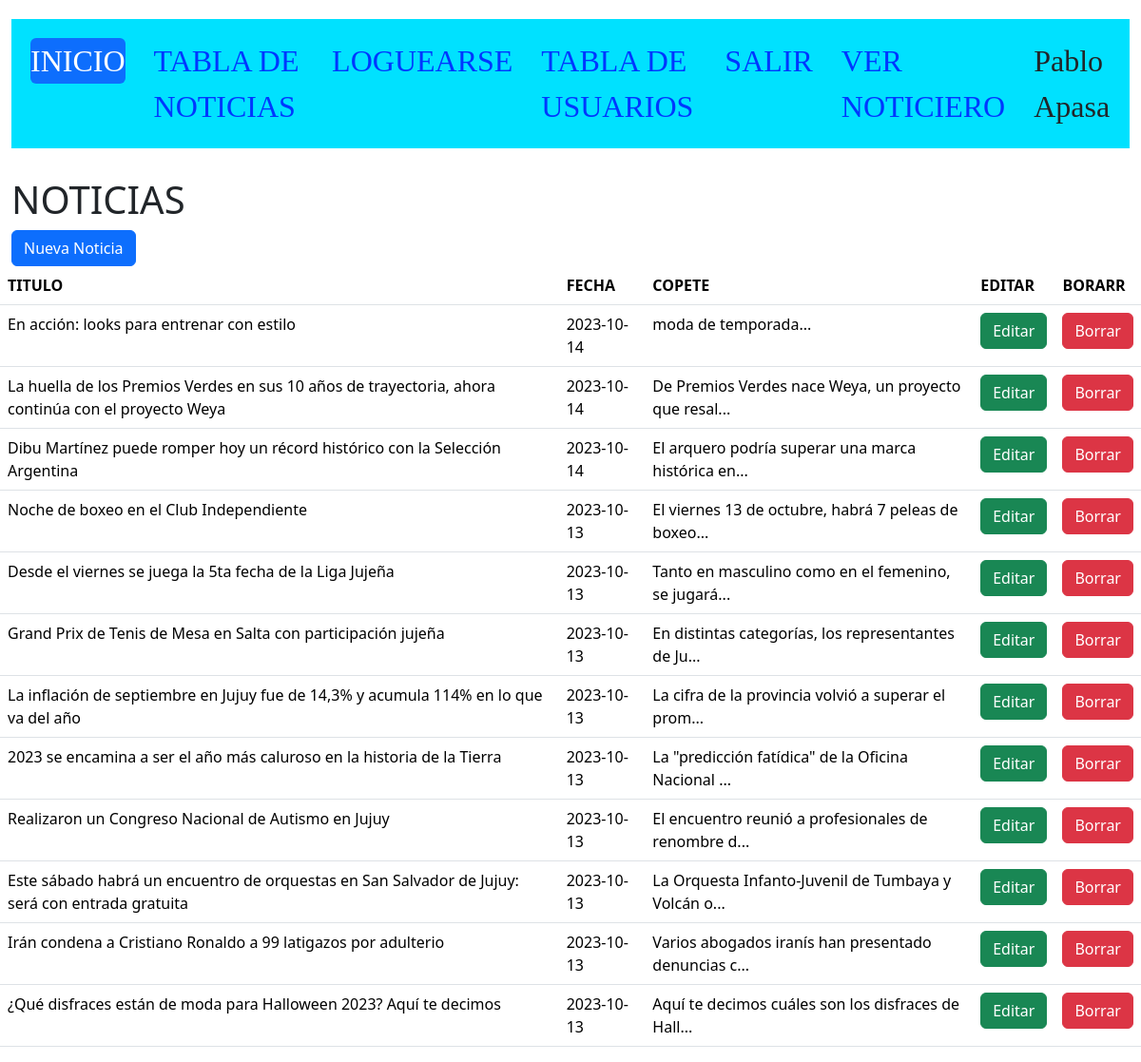
/admin/noticias.php (signed in), run on the app's committed database.
### tables this page shows
CREATE TABLE `noticias` (
  `id_noticia` int(11) NOT NULL,
  `id_usuario` int(11) NOT NULL,
  `titulo` text NOT NULL,
  `copete` text NOT NULL,
  `cuerpo` text NOT NULL,
  `imagen` varchar(255) NOT NULL,
  `fecha` date NOT NULL,
  `categoria` varchar(30) NOT NULL,
  `megusta` int(11) NOT NULL,
  `no_megusta` int(11) NOT NULL
);

### admin/noticias.php (the view, shortened to what this page needs)
<!DOCTYPE html>
<html lang="es">
<head>
    <link href="../lib/bootstrap-5.3.2/css/bootstrap.min.css" rel="stylesheet">
    <link rel="stylesheet" href="./CSS/styles.css">
</head>
<body>
    <div class="container-fluid">
        <?php require("menu.php"); ?>
        <h1>NOTICIAS</h1>
        <a href="noticias_nueva.php" class="btn btn-primary">Nueva Noticia</a>
    </div>
    <table class="table">
        <tr>
            <th>TITULO</th>
            <th>FECHA</th>
            <th>COPETE</th>
            <th>EDITAR</th>
            <th>BORARR</th>
        </tr>
        <?php
        require("conexion.php");
        $conexion = mysqli_connect($server_db, $usuario_db, $password_db)
            or die("No se puede conectar con el servidor");
        mysqli_select_db($conexion, $base_db)
            or die("No se puede seleccionar la base de datos");
        $instruccion = "select * from noticias  order by fecha desc";
        $consulta = mysqli_query($conexion, $instruccion) or die("no puedo consultar");
        $nfilas = mysqli_num_rows($consulta);
        for ($i = 0; $i < $nfilas; $i++) {
            $resultado = mysqli_fetch_array($consulta);
            print('
            <tr>
                <td>' . trim($resultado['titulo']) . '</td>
                <td>' . $resultado['fecha'] . '</td>
                <td>' . substr($resultado['copete'], 0, 50) . '...</td>
                <td><a href="noticias_editar.php?id_noticia=' . $resultado['id_noticia'] . '"class="btn btn-success">Editar</a></td>
                <td><a href="noticias_borrar.php?id_noticia=' . $resultado['id_noticia'] . '&imagen=' . $resultado['imagen'] . '" class="btn btn-danger" "onclick="return confirm(&quot; Desea eliminar &quot;)">Borrar</a></td>
            </tr>
            ');
        }
        ?>
    </table>
</body>
</html>

### admin/CSS/styles.css (style rules this page uses)
body { margin: 0; padding: 0; }

### data on the page
noticias: titulo "En acción: looks para entrenar con estilo", fecha "2023-10-14", copete "moda de temporada"
noticias: titulo "La huella de los Premios Verdes en sus 10 años de trayectoria, ahora continúa con el proyecto Weya", fecha "2023-10-14", copete "De Premios Verdes nace Weya, un proyecto que resal"
noticias: titulo "Dibu Martínez puede romper hoy un récord histórico con la Selección Argentina", fecha "2023-10-14", copete "El arquero podría superar una marca histórica en"
noticias: titulo "Noche de boxeo en el Club Independiente", fecha "2023-10-13", copete "El viernes 13 de octubre, habrá 7 peleas de boxeo"
noticias: titulo "Desde el viernes se juega la 5ta fecha de la Liga Jujeña", fecha "2023-10-13", copete "Tanto en masculino como en el femenino, se jugará"
noticias: titulo "Grand Prix de Tenis de Mesa en Salta con participación jujeña", fecha "2023-10-13", copete "En distintas categorías, los representantes de Ju"
noticias: titulo "La inflación de septiembre en Jujuy fue de 14,3% y acumula 114% en lo que va del año", fecha "2023-10-13", copete "La cifra de la provincia volvió a superar el prom"
noticias: titulo "2023 se encamina a ser el año más caluroso en la historia de la Tierra", fecha "2023-10-13", copete "La \"predicción fatídica\" de la Oficina Nacional"
noticias: titulo "Realizaron un Congreso Nacional de Autismo en Jujuy", fecha "2023-10-13", copete "El encuentro reunió a profesionales de renombre d"
noticias: titulo "Este sábado habrá un encuentro de orquestas en San Salvador de Jujuy: será con entrada gratuita", fecha "2023-10-13", copete "La Orquesta Infanto-Juvenil de Tumbaya y Volcán o"
noticias: titulo "Irán condena a Cristiano Ronaldo a 99 latigazos por adulterio", fecha "2023-10-13", copete "Varios abogados iranís han presentado denuncias c"
noticias: titulo "¿Qué disfraces están de moda para Halloween 2023? Aquí te decimos", fecha "2023-10-13", copete "Aquí te decimos cuáles son los disfraces de Hall"

### other printed values
$_SESSION['nombre'] "Pablo"
$_SESSION['apellido'] "Apasa"
